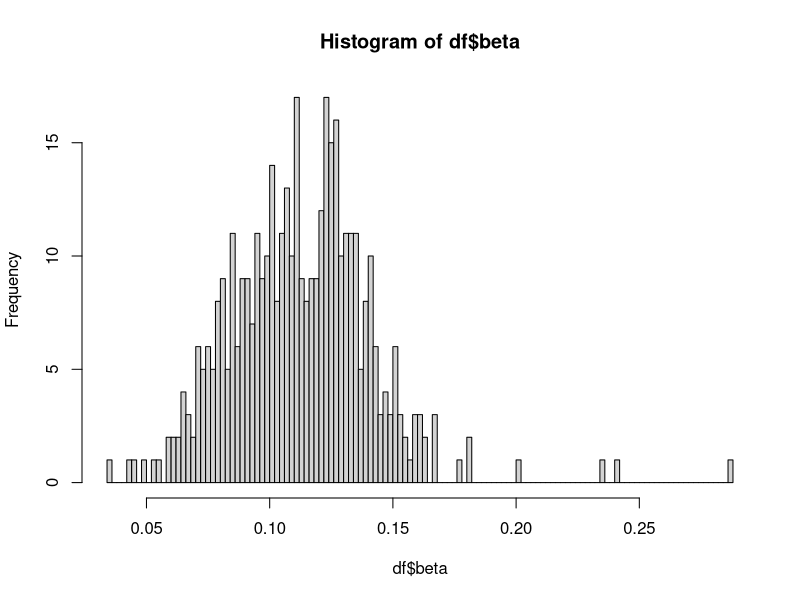
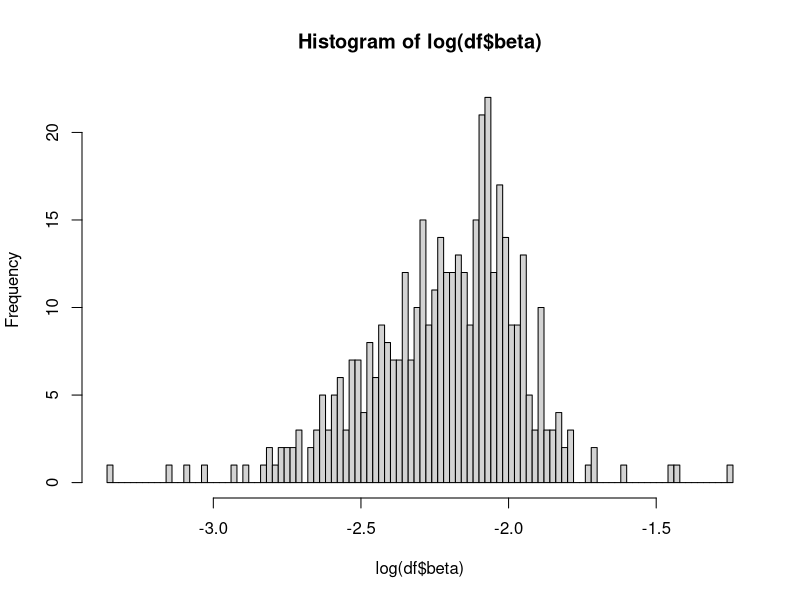
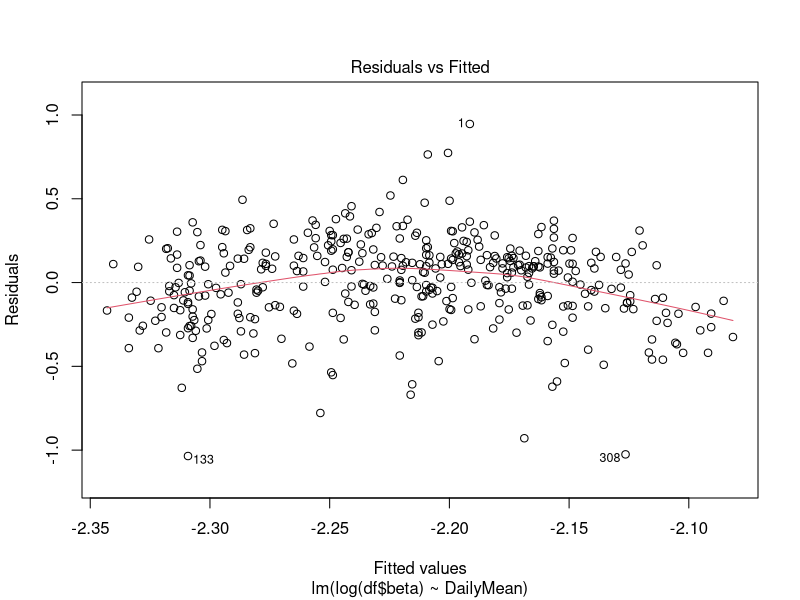
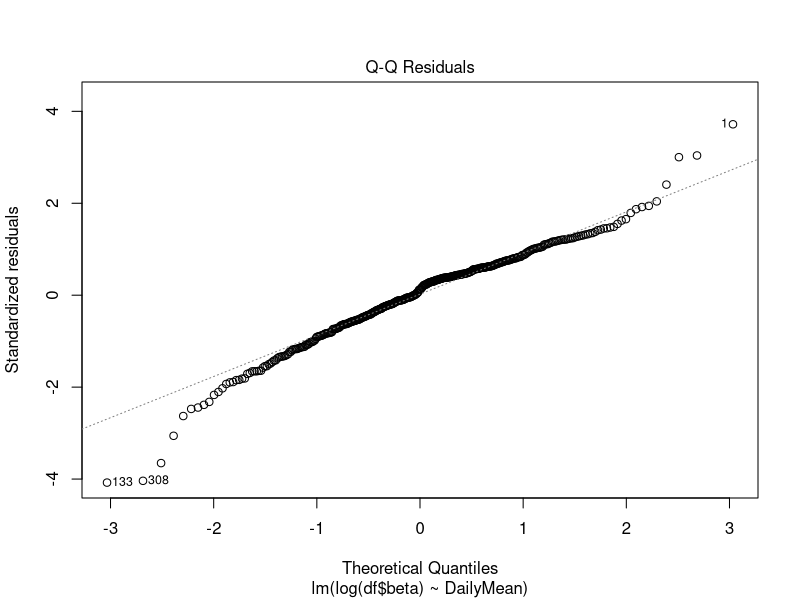
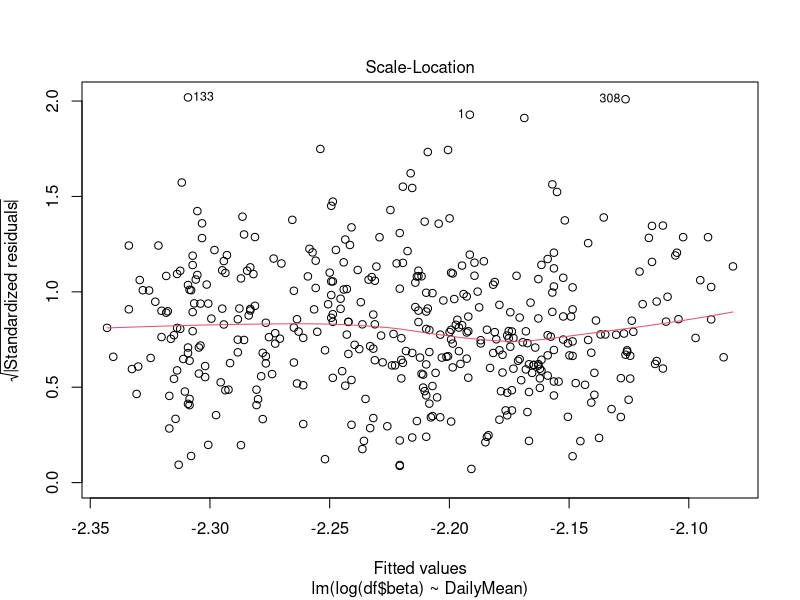
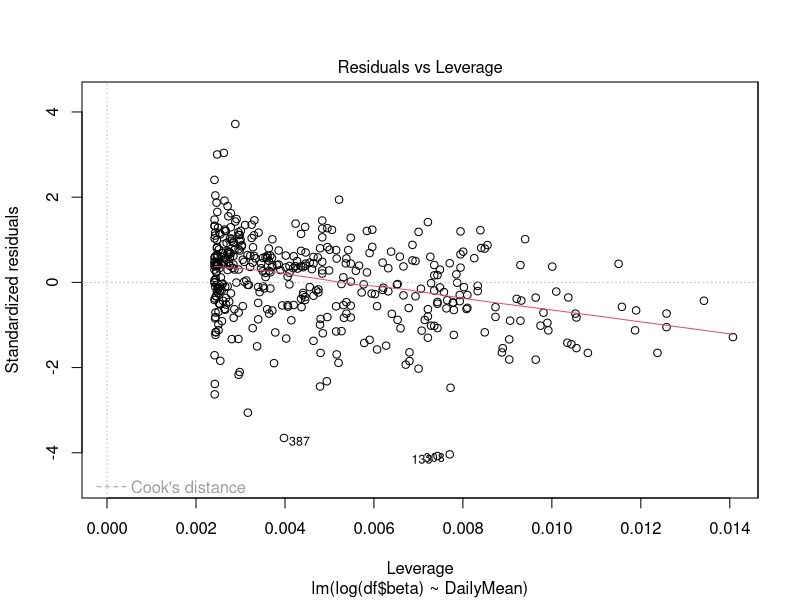
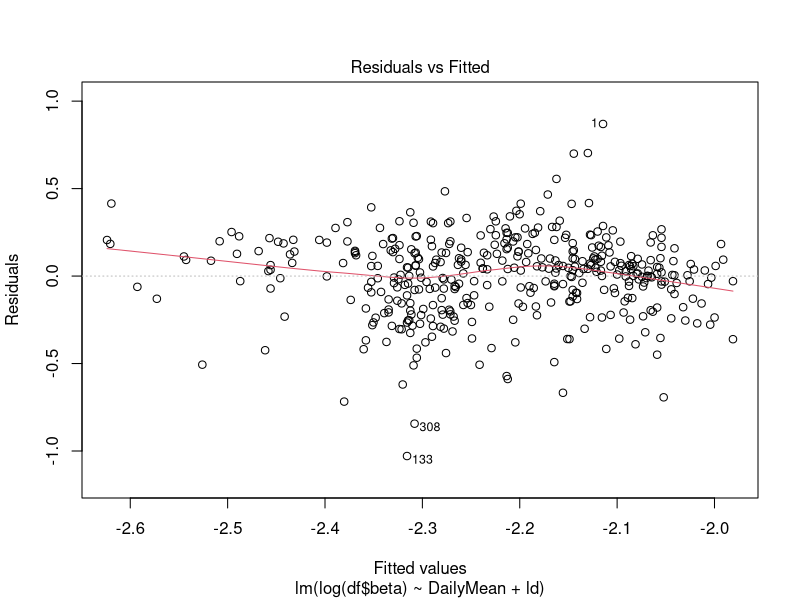
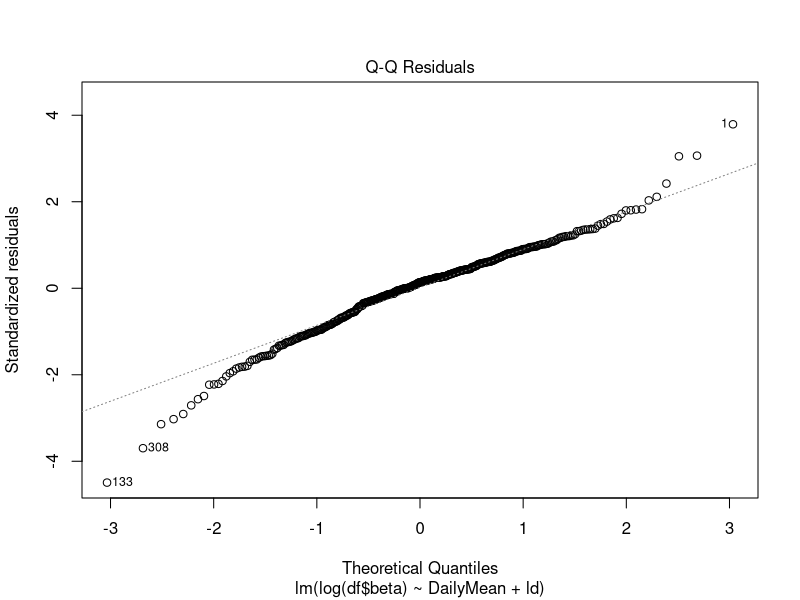

The R script that drew these images, in order:
## ---- chunk 1
df <- read.delim("data/lena-dataframe.txt",header = TRUE,sep = " ")
## ---- chunk 2
hist(df$beta, breaks = 100)
## ---- chunk 3
hist(log(df$beta),breaks = 100)
## ---- chunk 4
m1 <- lm(log(df$beta) ~ DailyMean, data = df)
summary(m1)
## ---- chunk 5
plot(m1)
## ---- chunk 6
df$ld <- as.factor(c(rep("N",283),rep("Y",47),rep("N",56),rep("Y",31)))
m2 <- lm(log(df$beta) ~ DailyMean + ld, data = df)
summary(m2)
## ---- chunk 7
plot(m2)
## ---- chunk 8
m3 <- lm(log(df$beta) ~ ld, data = df)
summary(m3)
## ---- chunk 9
plot(m3)
